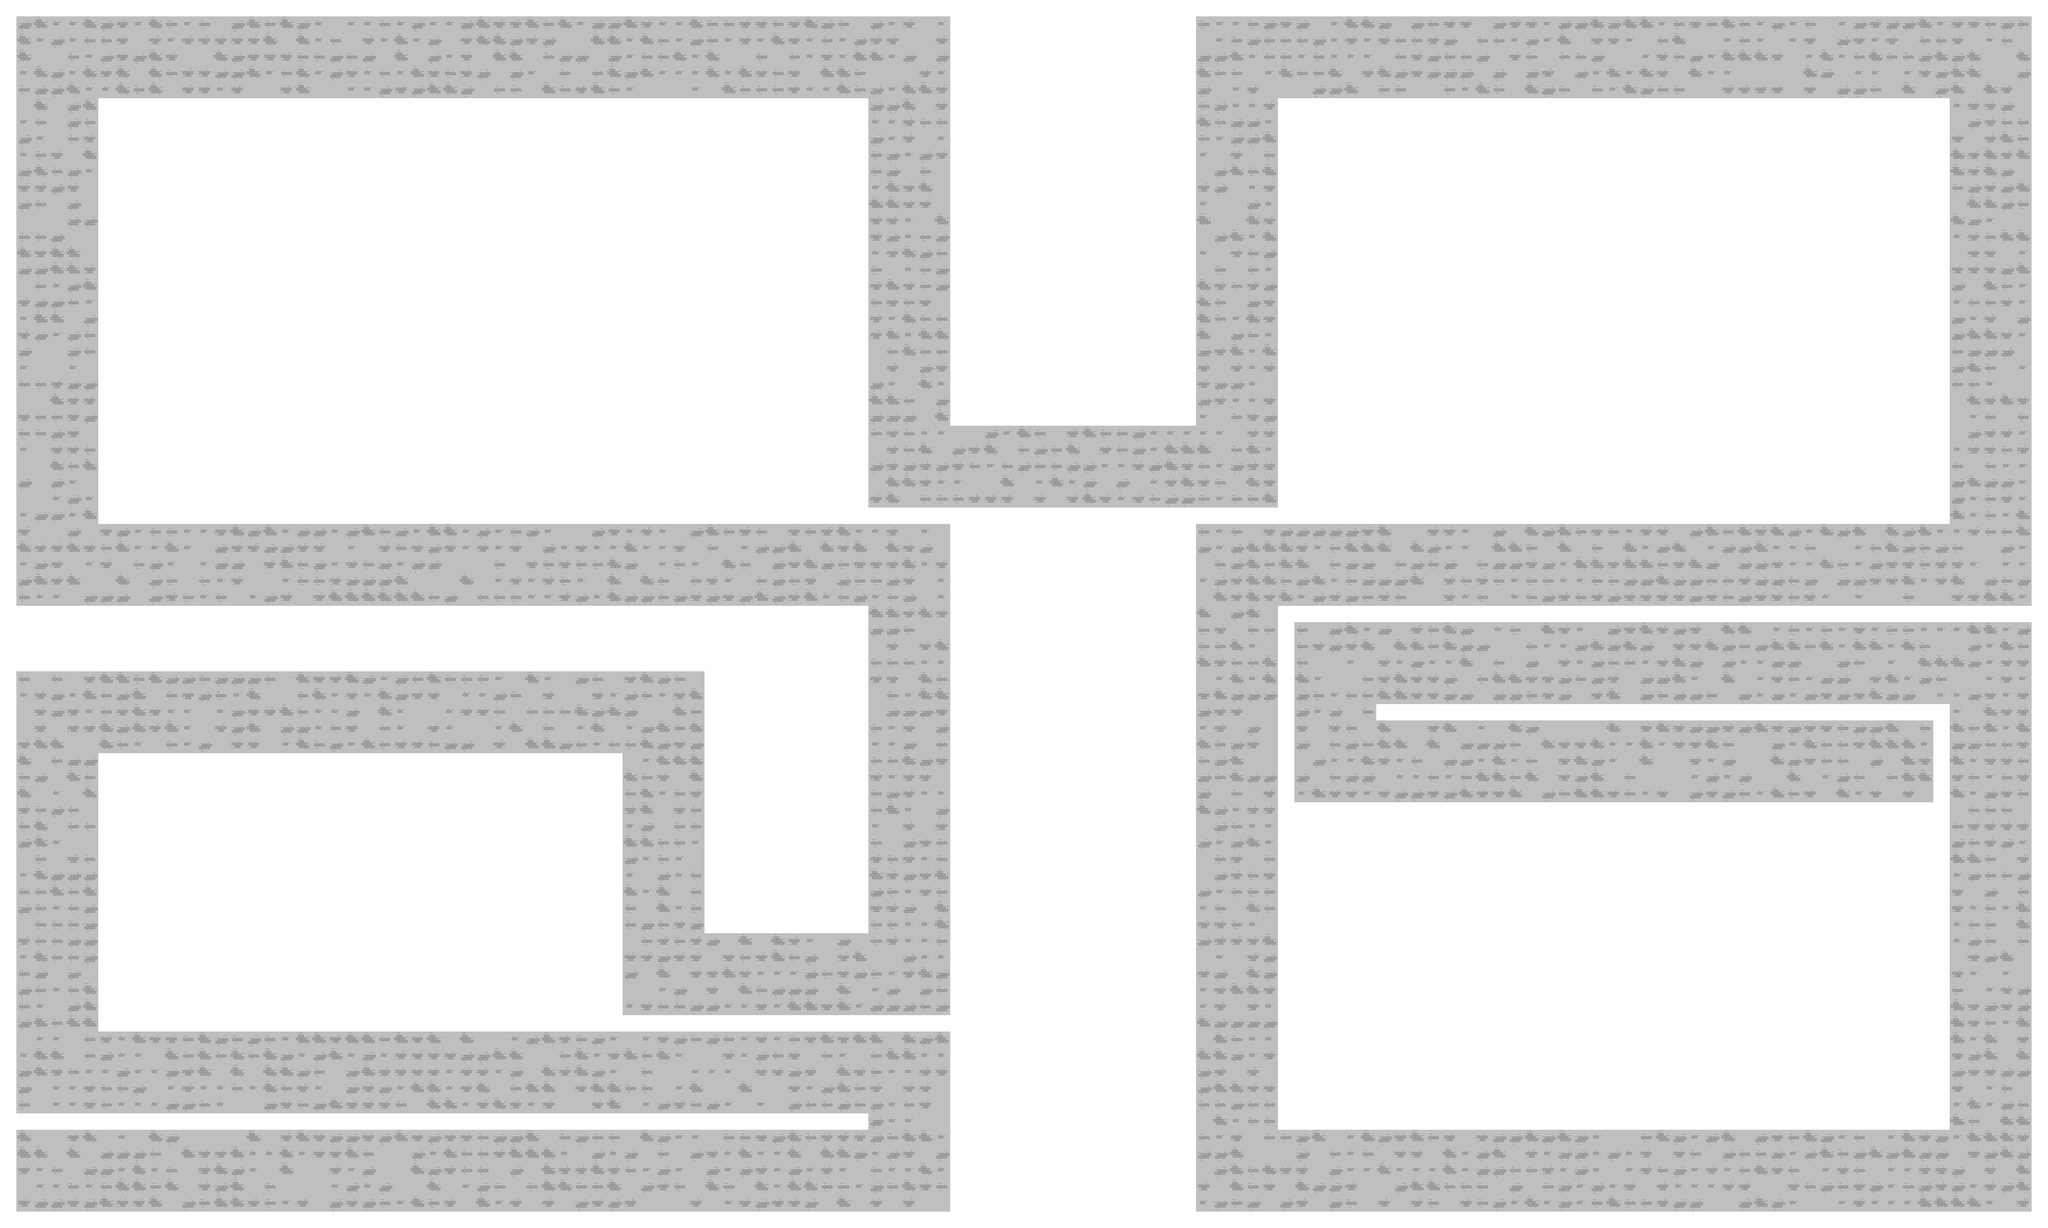

This is a level from a 2D game, rendered from its Tiled map with the project's own tilesets. A one-line summary and the map file follow, with tile-layer data summarised:
An orthogonal 125x75 tile map with 64x64 px tiles, 2 tile layers (Dark, Light), 2 hidden layers not drawn, 4 tilesets.

<map version="1.0" orientation="orthogonal" renderorder="left-down" width="125" height="75" tilewidth="64" tileheight="64" nextobjectid="1">
 <tileset firstgid="1" name="Tiles" tilewidth="64" tileheight="64">
  <image source="TiledMapsSheet.png" width="192" height="320" />
  <tile id="12">
   <properties>
    <property name="Hit" value="" />
   </properties>
  </tile>
  <tile id="13">
   <properties>
    <property name="Hit" value="" />
   </properties>
  </tile>
 </tileset>
 <tileset firstgid="16" name="LoopingBlocks" tilewidth="64" tileheight="64">
  <image source="Loop blocks.png" width="128" height="64" />
  <tile id="0">
   <properties>
    <property name="Hit" value="" />
    <property name="Loop" value="" />
   </properties>
  </tile>
  <tile id="1">
   <properties>
    <property name="Hit" value="" />
    <property name="Loop" value="" />
   </properties>
  </tile>
 </tileset>
 <tileset firstgid="18" name="LoopingBlocks2" tilewidth="64" tileheight="64">
  <image source="Loop blocks.png" width="128" height="64" />
  <tile id="0">
   <properties>
    <property name="Hit" value="" />
    <property name="Loop2" value="" />
   </properties>
  </tile>
  <tile id="1">
   <properties>
    <property name="Hit" value="" />
    <property name="Loop2" value="" />
   </properties>
  </tile>
 </tileset>
 <tileset firstgid="20" name="Filler Tiles" tilewidth="64" tileheight="64">
  <image source="Loop blocks.png" width="128" height="64" />
 </tileset>
 <layer name="Dark" width="125" height="75">
  <data>[9375 cells, 9375 non-empty, 10 distinct tile ids]</data>
 </layer>
 <layer name="Light" width="125" height="75">
  <data>[9375 cells, 9375 non-empty, 10 distinct tile ids]</data>
 </layer>
 <layer name="BG D" width="125" height="75" visible="0">
  <data>[9375 cells, 9375 non-empty, 6 distinct tile ids]</data>
 </layer>
 <layer name="Lines D" width="125" height="75" visible="0">
  <data>[9375 cells, 5613 non-empty, 2 distinct tile ids]</data>
 </layer>
</map>